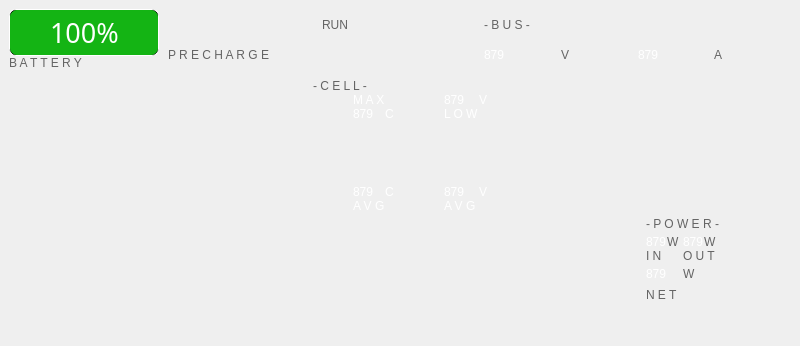
    <widget class="QWidget" name="rightScreenWidget" native="true">
     <property name="minimumSize">
      <size>
       <width>800</width>
       <height>0</height>
      </size>
     </property>
     <property name="maximumSize">
      <size>
       <width>800</width>
       <height>16777215</height>
      </size>
     </property>
     <layout class="QGridLayout" name="gridLayout_2">
      <property name="leftMargin">
       <number>0</number>
      </property>
      <property name="topMargin">
       <number>0</number>
      </property>
      <property name="rightMargin">
       <number>0</number>
      </property>
      <property name="bottomMargin">
       <number>0</number>
      </property>
      <property name="spacing">
       <number>0</number>
      </property>
      <item row="2" column="1" colspan="6">
       <widget class="QWidget" name="cellWidget" native="true">
        <layout class="QGridLayout" name="gridLayout_3" rowstretch="0,0,0,0,0,0">
         <property name="leftMargin">
          <number>0</number>
         </property>
         <property name="topMargin">
          <number>0</number>
         </property>
         <property name="rightMargin">
          <number>0</number>
         </property>
         <property name="bottomMargin">
          <number>0</number>
         </property>
         <property name="spacing">
          <number>0</number>
         </property>
         <item row="0" column="0" colspan="6">
          <widget class="QLabel" name="cellTitleWidget">
           <property name="styleSheet">
            <string notr="true">font: bold 10pt &quot;Arial Unicode MS&quot;;
text-align:center;
color: rgb(100,100,100);</string>
           </property>
           <property name="text">
            <string>- C E L L -</string>
           </property>
          </widget>
         </item>
         <item row="5" column="1">
          <widget class="QLabel" name="avgCellTemperatureTitleLabel">
           <property name="styleSheet">
            <string notr="true">QLabel {
font: 10pt &quot;Burlingame Pro&quot;;
color: white;
qproperty-alignment: 'AlignHCenter';
}</string>
           </property>
           <property name="text">
            <string>A V G</string>
           </property>
          </widget>
         </item>
         <item row="4" column="4">
          <widget class="QLabel" name="avgCellVoltageLabel">
           <property name="styleSheet">
            <string notr="true">font: 18pt &quot;Burlingame Pro&quot;;
color:white;</string>
           </property>
           <property name="text">
            <string>879</string>
           </property>
          </widget>
         </item>
         <item row="4" column="2">
          <widget class="QLabel" name="avgCellTemperatureUnitsLabel">
           <property name="styleSheet">
            <string notr="true">QLabel {
font: 10pt &quot;Burlingame Pro&quot;;
color: white;
qproperty-alignment: 'AlignBottom | AlignLeft';
}</string>
           </property>
           <property name="text">
            <string>C</string>
           </property>
          </widget>
         </item>
         <item row="1" column="1">
          <widget class="QLabel" name="maxCellTemperatureTitleLabel">
           <property name="styleSheet">
            <string notr="true">QLabel {
font: 10pt &quot;Burlingame Pro&quot;;
color: white;
qproperty-alignment: 'AlignHCenter | AlignBottom';
}</string>
           </property>
           <property name="text">
            <string>M A X</string>
           </property>
          </widget>
         </item>
         <item row="2" column="4">
          <widget class="QLabel" name="lowestCellVoltageTitleLabel">
           <property name="styleSheet">
            <string notr="true">QLabel {
font: 10pt &quot;Burlingame Pro&quot;;
color: white;
qproperty-alignment: 'AlignHCenter';
}</string>
           </property>
           <property name="text">
            <string>L O W</string>
           </property>
          </widget>
         </item>
         <item row="2" column="1">
          <widget class="QLabel" name="maxCellTemperatureLabel">
           <property name="styleSheet">
            <string notr="true">font: 18pt &quot;Burlingame Pro&quot;;
color:white;</string>
           </property>
           <property name="text">
            <string>879</string>
           </property>
          </widget>
         </item>
         <item row="2" column="2">
          <widget class="QLabel" name="maxCellTemperatureUnitsLabel">
           <property name="styleSheet">
            <string notr="true">QLabel {
font: 10pt &quot;Burlingame Pro&quot;;
color: white;
qproperty-alignment: 'AlignBottom | AlignLeft';
}</string>
           </property>
           <property name="text">
            <string>C</string>
           </property>
          </widget>
         </item>
         <item row="1" column="4">
          <widget class="QLabel" name="lowestCellVoltageLabel">
           <property name="styleSheet">
            <string notr="true">font: 18pt &quot;Burlingame Pro&quot;;
color:white;</string>
           </property>
           <property name="text">
            <string>879</string>
           </property>
          </widget>
         </item>
         <item row="4" column="1">
          <widget class="QLabel" name="avgCellTemperatureLabel">
           <property name="styleSheet">
            <string notr="true">font: 18pt &quot;Burlingame Pro&quot;;
color:white;</string>
           </property>
           <property name="text">
            <string>879</string>
           </property>
          </widget>
         </item>
         <item row="1" column="5">
          <widget class="QLabel" name="lowestCellVoltageUnitsLabel">
           <property name="styleSheet">
            <string notr="true">QLabel {
font: 10pt &quot;Burlingame Pro&quot;;
color: white;
qproperty-alignment: 'AlignBottom | AlignLeft';
}</string>
           </property>
           <property name="text">
            <string>V</string>
           </property>
          </widget>
         </item>
         <item row="4" column="5">
          <widget class="QLabel" name="avgCellVoltageUnitsLabel">
           <property name="styleSheet">
            <string notr="true">QLabel {
font: 10pt &quot;Burlingame Pro&quot;;
color: white;
qproperty-alignment: 'AlignBottom | AlignLeft';
}</string>
           </property>
           <property name="text">
            <string>V</string>
           </property>
          </widget>
         </item>
         <item row="5" column="4">
          <widget class="QLabel" name="avgCellVoltageTitleLabel">
           <property name="styleSheet">
            <string notr="true">QLabel {
font: 10pt &quot;Burlingame Pro&quot;;
color: white;
qproperty-alignment: 'AlignHCenter';
}</string>
           </property>
           <property name="text">
            <string>A V G</string>
           </property>
          </widget>
         </item>
         <item row="1" column="3" rowspan="5">
          <widget class="QWidget" name="widget" native="true">
           <property name="minimumSize">
            <size>
             <width>50</width>
             <height>0</height>
            </size>
           </property>
          </widget>
         </item>
         <item row="1" column="0" rowspan="5">
          <widget class="QWidget" name="thermometerWidget" native="true">
           <property name="minimumSize">
            <size>
             <width>40</width>
             <height>120</height>
            </size>
           </property>
           <property name="maximumSize">
            <size>
             <width>40</width>
             <height>120</height>
            </size>
           </property>
           <property name="styleSheet">
            <string notr="true">background: url(:/Resources/Thermometer.png);</string>
           </property>
          </widget>
         </item>
         <item row="3" column="1" colspan="2">
          <spacer name="verticalSpacer">
           <property name="orientation">
            <enum>Qt::Vertical</enum>
           </property>
           <property name="sizeHint" stdset="0">
            <size>
             <width>20</width>
             <height>40</height>
            </size>
           </property>
          </spacer>
         </item>
        </layout>
       </widget>
      </item>
      <item row="0" column="0" colspan="8">
       <layout class="QGridLayout" name="gridLayout_14">
        <property name="leftMargin">
         <number>9</number>
        </property>
        <property name="topMargin">
         <number>9</number>
        </property>
        <property name="rightMargin">
         <number>9</number>
        </property>
        <property name="bottomMargin">
         <number>9</number>
        </property>
        <property name="spacing">
         <number>9</number>
        </property>
        <item row="0" column="1">
         <widget class="QWidget" name="prechargeStateWidget" native="true">
          <layout class="QGridLayout" name="gridLayout_4">
           <property name="leftMargin">
            <number>0</number>
           </property>
           <property name="topMargin">
            <number>0</number>
           </property>
           <property name="rightMargin">
            <number>0</number>
           </property>
           <property name="bottomMargin">
            <number>0</number>
           </property>
           <property name="spacing">
            <number>0</number>
           </property>
           <item row="0" column="0">
            <widget class="QWidget" name="prechargeStateIconWidget" native="true"/>
           </item>
           <item row="0" column="1">
            <widget class="QLabel" name="prechargeStateLabel">
             <property name="styleSheet">
              <string notr="true">color: rgb(100,100,100);</string>
             </property>
             <property name="text">
              <string>RUN</string>
             </property>
            </widget>
           </item>
           <item row="1" column="0" colspan="2">
            <widget class="QLabel" name="prechargeStateTitleLabel">
             <property name="styleSheet">
              <string notr="true">color: rgb(100,100,100);</string>
             </property>
             <property name="text">
              <string>P R E C H A R G E</string>
             </property>
            </widget>
           </item>
          </layout>
         </widget>
        </item>
        <item row="0" column="2">
         <widget class="QWidget" name="busWidget" native="true">
          <layout class="QGridLayout" name="gridLayout_5">
           <property name="leftMargin">
            <number>0</number>
           </property>
           <property name="topMargin">
            <number>0</number>
           </property>
           <property name="rightMargin">
            <number>0</number>
           </property>
           <property name="bottomMargin">
            <number>0</number>
           </property>
           <property name="spacing">
            <number>0</number>
           </property>
           <item row="1" column="0">
            <widget class="QLabel" name="busVoltageLabel">
             <property name="styleSheet">
              <string notr="true">font: 18pt &quot;Burlingame Pro&quot;;
color:white;</string>
             </property>
             <property name="text">
              <string>879</string>
             </property>
            </widget>
           </item>
           <item row="1" column="1">
            <widget class="QLabel" name="busVoltageUnitsLabel">
             <property name="styleSheet">
              <string notr="true">color: rgb(100,100,100);</string>
             </property>
             <property name="text">
              <string>V</string>
             </property>
            </widget>
           </item>
           <item row="1" column="2">
            <widget class="QLabel" name="busCurrentLabel">
             <property name="styleSheet">
              <string notr="true">font: 18pt &quot;Burlingame Pro&quot;;
color:white;</string>
             </property>
             <property name="text">
              <string>879</string>
             </property>
            </widget>
           </item>
           <item row="1" column="3">
            <widget class="QLabel" name="busCurrentUnitsLabel">
             <property name="styleSheet">
              <string notr="true">color: rgb(100,100,100);</string>
             </property>
             <property name="text">
              <string>A</string>
             </property>
            </widget>
           </item>
           <item row="0" column="0" colspan="4">
            <widget class="QLabel" name="busTitleLabel">
             <property name="styleSheet">
              <string notr="true">color: rgb(100,100,100);</string>
             </property>
             <property name="text">
              <string>- B U S -</string>
             </property>
            </widget>
           </item>
          </layout>
         </widget>
        </item>
        <item row="0" column="0">
         <widget class="QWidget" name="stateOfChargeWidget" native="true">
          <property name="maximumSize">
           <size>
            <width>150</width>
            <height>16777215</height>
           </size>
          </property>
          <layout class="QVBoxLayout" name="verticalLayout">
           <property name="spacing">
            <number>0</number>
           </property>
           <property name="leftMargin">
            <number>0</number>
           </property>
           <property name="topMargin">
            <number>0</number>
           </property>
           <property name="rightMargin">
            <number>0</number>
           </property>
           <property name="bottomMargin">
            <number>0</number>
           </property>
           <item>
            <widget class="QWidget" name="stateOfChargeIconWidget" native="true">
             <property name="maximumSize">
              <size>
               <width>16777215</width>
               <height>16777215</height>
              </size>
             </property>
             <property name="styleSheet">
              <string notr="true">QProgressBar:horizontal {
background:white;
padding:0px;
text-align: center;
}
QProgressBar:horizontal::font {
font: 20pt &quot;LCDMono&quot;;
color: white;
}</string>
             </property>
             <layout class="QHBoxLayout" name="horizontalLayout_2">
              <property name="spacing">
               <number>0</number>
              </property>
              <property name="leftMargin">
               <number>0</number>
              </property>
              <property name="topMargin">
               <number>0</number>
              </property>
              <property name="rightMargin">
               <number>0</number>
              </property>
              <property name="bottomMargin">
               <number>0</number>
              </property>
              <item>
               <widget class="QProgressBar" name="stateOfChargeCapacityWidget">
                <property name="maximumSize">
                 <size>
                  <width>150</width>
                  <height>16777215</height>
                 </size>
                </property>
                <property name="font">
                 <font>
                  <family>LCDMono</family>
                  <pointsize>20</pointsize>
                  <weight>50</weight>
                  <italic>false</italic>
                  <bold>false</bold>
                 </font>
                </property>
                <property name="autoFillBackground">
                 <bool>false</bool>
                </property>
                <property name="styleSheet">
                 <string notr="true">QProgressBar:horizontal {
border: 1px solid white;
border-radius: 7px;
background-color: black;
}
QProgressBar::chunk:horizontal{
border-radius: 7px;
background: rgb(20,180,20);
}</string>
                </property>
                <property name="value">
                 <number>100</number>
                </property>
                <property name="textVisible">
                 <bool>true</bool>
                </property>
                <property name="invertedAppearance">
                 <bool>false</bool>
                </property>
               </widget>
              </item>
             </layout>
            </widget>
           </item>
           <item>
            <widget class="QLabel" name="stateOfChargeTitleLabel">
             <property name="styleSheet">
              <string notr="true">QLabel {
qproperty-alignment: AlignHCenter;
color: rgb(100,100,100);
}

</string>
             </property>
             <property name="text">
              <string>B A T T E R Y</string>
             </property>
            </widget>
           </item>
          </layout>
         </widget>
        </item>
       </layout>
      </item>
      <item row="2" column="0">
       <spacer name="horizontalSpacer_6">
        <property name="orientation">
         <enum>Qt::Horizontal</enum>
        </property>
        <property name="sizeHint" stdset="0">
         <size>
          <width>40</width>
          <height>20</height>
         </size>
        </property>
       </spacer>
      </item>
      <item row="2" column="7">
       <spacer name="horizontalSpacer_7">
        <property name="orientation">
         <enum>Qt::Horizontal</enum>
        </property>
        <property name="sizeHint" stdset="0">
         <size>
          <width>40</width>
          <height>20</height>
         </size>
        </property>
       </spacer>
      </item>
      <item row="3" column="0" colspan="8">
       <layout class="QGridLayout" name="rightBottomLayout">
        <property name="topMargin">
         <number>0</number>
        </property>
        <property name="rightMargin">
         <number>0</number>
        </property>
        <property name="bottomMargin">
         <number>0</number>
        </property>
        <property name="spacing">
         <number>15</number>
        </property>
        <item row="0" column="5">
         <widget class="QWidget" name="powerWidget" native="true">
          <layout class="QGridLayout" name="gridLayout_6">
           <property name="leftMargin">
            <number>0</number>
           </property>
           <property name="topMargin">
            <number>0</number>
           </property>
           <property name="rightMargin">
            <number>80</number>
           </property>
           <property name="bottomMargin">
            <number>40</number>
           </property>
           <property name="spacing">
            <number>0</number>
           </property>
           <item row="1" column="0" colspan="4">
            <layout class="QGridLayout" name="powerInOutLayout">
             <property name="spacing">
              <number>0</number>
             </property>
             <item row="0" column="0">
              <widget class="QLabel" name="powerInLabel">
               <property name="styleSheet">
                <string notr="true">font: 18pt &quot;Burlingame Pro&quot;;
color:white;</string>
               </property>
               <property name="text">
                <string>879</string>
               </property>
              </widget>
             </item>
             <item row="0" column="2">
              <widget class="QLabel" name="powerOutLabel">
               <property name="styleSheet">
                <string notr="true">font: 18pt &quot;Burlingame Pro&quot;;
color:white;</string>
               </property>
               <property name="text">
                <string>879</string>
               </property>
              </widget>
             </item>
             <item row="0" column="3">
              <widget class="QLabel" name="powerOutUnitsLabel">
               <property name="styleSheet">
                <string notr="true">color: rgb(100,100,100);</string>
               </property>
               <property name="text">
                <string>W</string>
               </property>
              </widget>
             </item>
             <item row="0" column="1">
              <widget class="QLabel" name="powerInUnitsLabel">
               <property name="styleSheet">
                <string notr="true">color: rgb(100,100,100);</string>
               </property>
               <property name="text">
                <string>W</string>
               </property>
              </widget>
             </item>
             <item row="1" column="0" colspan="2">
              <widget class="QLabel" name="powerInTitleLabel">
               <property name="styleSheet">
                <string notr="true">color: rgb(100,100,100);</string>
               </property>
               <property name="text">
                <string>I N</string>
               </property>
              </widget>
             </item>
             <item row="1" column="2" colspan="2">
              <widget class="QLabel" name="powerOutTitleLabel">
               <property name="styleSheet">
                <string notr="true">color: rgb(100,100,100);</string>
               </property>
               <property name="text">
                <string>O U T</string>
               </property>
              </widget>
             </item>
            </layout>
           </item>
           <item row="5" column="0" colspan="4">
            <widget class="QLabel" name="netPowerTitleLabel">
             <property name="styleSheet">
              <string notr="true">color: rgb(100,100,100);</string>
             </property>
             <property name="text">
              <string>N E T</string>
             </property>
            </widget>
           </item>
           <item row="4" column="0" colspan="2">
            <widget class="QLabel" name="netPowerLabel">
             <property name="styleSheet">
              <string notr="true">font: 18pt &quot;Burlingame Pro&quot;;
color:white;</string>
             </property>
             <property name="text">
              <string>879</string>
             </property>
            </widget>
           </item>
           <item row="4" column="2" colspan="2">
            <widget class="QLabel" name="netPowerUnitsLabel">
             <property name="styleSheet">
              <string notr="true">color: rgb(100,100,100);</string>
             </property>
             <property name="text">
              <string>W</string>
             </property>
            </widget>
           </item>
           <item row="0" column="0" colspan="4">
            <widget class="QLabel" name="powerTitleLabel">
             <property name="styleSheet">
              <string notr="true">color: rgb(100,100,100);</string>
             </property>
             <property name="text">
              <string>- P O W E R -</string>
             </property>
            </widget>
           </item>
          </layout>
         </widget>
        </item>
        <item row="0" column="0">
         <layout class="QGridLayout" name="rightTurnSignalLayout">
          <property name="leftMargin">
           <number>45</number>
          </property>
          <property name="rightMargin">
           <number>0</number>
          </property>
          <property name="bottomMargin">
           <number>30</number>
          </property>
          <property name="spacing">
           <number>0</number>
          </property>
          <item row="0" column="0">
           <spacer name="verticalSpacer_3">
            <property name="orientation">
             <enum>Qt::Vertical</enum>
            </property>
            <property name="sizeHint" stdset="0">
             <size>
              <width>20</width>
              <height>40</height>
             </size>
            </property>
           </spacer>
          </item>
          <item row="1" column="1">
           <spacer name="horizontalSpacer_2">
            <property name="orientation">
             <enum>Qt::Horizontal</enum>
            </property>
            <property name="sizeHint" stdset="0">
             <size>
              <width>40</width>
              <height>20</height>
             </size>
            </property>
           </spacer>
          </item>
          <item row="1" column="0">
           <widget class="QWidget" name="rightTurnSignalWidget" native="true">
            <property name="minimumSize">
             <size>
              <width>63</width>
              <height>63</height>
             </size>
            </property>
            <property name="maximumSize">
             <size>
              <width>63</width>
              <height>63</height>
             </size>
            </property>
            <property name="styleSheet">
             <string notr="true">background: url(:/Resources/TurnSignalRight.png);</string>
            </property>
           </widget>
          </item>
         </layout>
        </item>
        <item row="0" column="4">
         <spacer name="horizontalSpacer_5">
          <property name="orientation">
           <enum>Qt::Horizontal</enum>
          </property>
          <property name="sizeHint" stdset="0">
           <size>
            <width>40</width>
            <height>20</height>
           </size>
          </property>
         </spacer>
        </item>
        <item row="0" column="1" colspan="3">
         <layout class="QHBoxLayout" name="headlightIndicatorLayout">
          <property name="spacing">
           <number>40</number>
          </property>
          <property name="leftMargin">
           <number>0</number>
          </property>
          <property name="topMargin">
           <number>80</number>
          </property>
          <property name="rightMargin">
           <number>0</number>
          </property>
          <property name="bottomMargin">
           <number>0</number>
          </property>
          <item>
           <widget class="QWidget" name="lowHeadlightIndicatorWidget" native="true">
            <property name="minimumSize">
             <size>
              <width>86</width>
              <height>50</height>
             </size>
            </property>
            <property name="maximumSize">
             <size>
              <width>600</width>
              <height>50</height>
             </size>
            </property>
            <property name="styleSheet">
             <string notr="true">background: url(:/Resources/LowHeadlightIndicator.png);</string>
            </property>
           </widget>
          </item>
          <item>
           <widget class="QWidget" name="highHeadlightIndicatorWidget" native="true">
            <property name="minimumSize">
             <size>
              <width>93</width>
              <height>50</height>
             </size>
            </property>
            <property name="maximumSize">
             <size>
              <width>93</width>
              <height>50</height>
             </size>
            </property>
            <property name="styleSheet">
             <string notr="true">background: url(:/Resources/HighHeadlightIndicator.png);</string>
            </property>
           </widget>
          </item>
         </layout>
        </item>
       </layout>
      </item>
     </layout>
    </widget>
